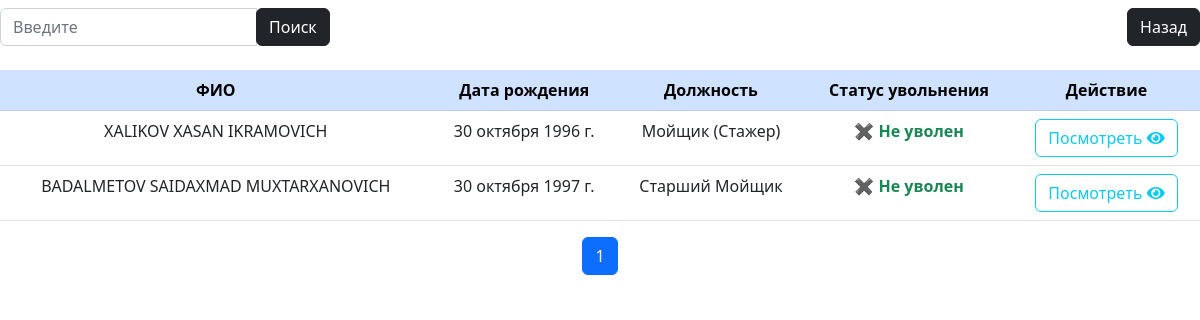
Page /employees/employees-list/ (signed in) on the committed database.
### employees/models.py (models this page shows, shortened)
class Employees(models.Model):
    GENDER_CHOICES = [
        ('Мужской', 'Мужской'),
        ('Женский', 'Женский'),
    ]
    FIRED_CHOICES = [
        (True, 'Да'),
        (False, 'Нет'),
    ]
    name_employees = models.CharField(max_length=255, verbose_name='ФИО', unique=True)
    position = models.ForeignKey(Positions, on_delete=models.CASCADE, verbose_name='Должность')
    birth_date = models.DateField(null=True, blank=True, verbose_name='Дата рождения')
    gender = models.CharField(max_length=10, choices=GENDER_CHOICES, verbose_name='Пол')
    phone_number = models.CharField(max_length=20, verbose_name='Номер телефона')
    address = models.TextField(blank=True, verbose_name='Адрес проживания')
    hire_date = models.DateField(null=True, blank=True, verbose_name='Дата приёма на работу')
    salary = models.DecimalField(max_digits=10, decimal_places=2, null=True, blank=True, verbose_name='Оклад')
    pinfl = models.CharField(max_length=14, verbose_name='ПИНФЛ')
    passport_number = models.CharField(max_length=50, verbose_name='Серия и № паспорта')
    passport_issued_by = models.CharField(max_length=200, verbose_name='Кем выдан паспорт')
    passport_issued_date = models.DateField(null=True, blank=True, verbose_name='Дата выдачи паспорта')
    fired = models.BooleanField(null=False, verbose_name='Статус увольнения')
    date_of_termination = models.DateField(null=True, blank=True, verbose_name='Дата увольнения')
    default_photo_path = 'employees_photos/default.png'
    photo = models.ImageField(upload_to='employees_photos/', null=True, blank=True, verbose_name='Фото',
                              default=default_photo_path)
    time_update = models.DateTimeField(auto_now=True, verbose_name='Время изменения')
    time_create = models.DateTimeField(auto_now_add=True, verbose_name='Время создания')
    class Meta:
        verbose_name = 'Сотрудник'
        verbose_name_plural = 'Сотрудники'
        ordering = ['-time_create', 'name_employees', 'fired']

class Positions(models.Model):
    name_positions = models.CharField(max_length=100, verbose_name='Название должности', unique=True)
    time_update = models.DateTimeField(auto_now=True, verbose_name='Время изменения')
    time_create = models.DateTimeField(auto_now_add=True, verbose_name='Время создания')
    def __str__(self):
        return self.name_positions
    class Meta:
        verbose_name = 'Должность'
        verbose_name_plural = 'Должности'
        ordering = ['-time_update', 'name_positions']

### employees/views.py (the view)
# urls.py: path('employees-list/', EmployeesListView.as_view(), name='employees_list'),
class EmployeesListView(LoginRequiredMixin, View):
    template_name = 'employees/employees_list.html'
    item_page = 20
    def get(self, request):
        employees = Employees.objects.all()
        paginator = Paginator(employees, self.item_page)
        page_number = request.GET.get('page')
        page = paginator.get_page(page_number)
        return render(request, self.template_name, {'page': page})

### employees/templates/employees/employees_list.html (shortened to what this page needs)
{% load static %}
<!DOCTYPE html>
<html lang="en">
<head>
    <link rel="stylesheet" href="https://cdn.jsdelivr.net/npm/bootstrap@5.2.3/dist/css/bootstrap.min.css"
>
    <link rel="stylesheet"
          href="https://cdnjs.cloudflare.com/ajax/libs/font-awesome/5.15.3/css/all.min.css"/>
</head>
<body>
<div class="d-flex justify-content-between align-items-center mt-2">
    <div class="input-group">
        <div class="input-group-append">
            <form action="{% url 'employees:employees_search' %}" method="GET">
                <div class="input-group">
                    <input type="text" class="form-control" name="query" placeholder="Введите">
                    <div class="input-group-append">
                        <button class="btn btn-dark" type="submit">Поиск</button>
                    </div>
                </div>
            </form>
        </div>
    </div>
    <a href="{% url 'carwash:main_menu' %}"
       class="btn btn-dark">Назад
    </a>
</div>
<table class="table table-hover mt-4">
    <thead>
    <tr>
        <th class="table-primary text-center"><strong>ФИО</strong></th>
        <th class="table-primary text-center"><strong>Дата рождения</strong></th>
        <th class="table-primary text-center"><strong>Должность</strong></th>
        <th class="table-primary text-center"><strong>Статус увольнения</strong></th>
        <th class="table-primary text-center"><strong>Действие</strong></th>
    </tr>
    </thead>
    <tbody>
    {% for employee in page %}
        <tr>
            <td class="text-center">{{ employee.name_employees }}</td>
            <td class="text-center">{{ employee.birth_date }}</td>
            <td class="text-center">{{ employee.position }}</td>
            <td class="text-center">
                {% if employee.fired %}
                    <span class="status-icon text-danger">&#10004;</span>
                    <strong class="text-danger">Уволен</strong>
                {% else %}
                    <span class="status-icon text-success">&#10006;</span>
                    <strong class="text-success">Не уволен</strong>
                {% endif %}
            </td>
            <td class="text-center">
                <a href="{% url 'employees:view_employees' employee.id %}" title="Посмотреть"
                   class="btn btn-outline-info">Посмотреть
                    <i class="fas fa-eye"></i>
                </a>
            </td>
        </tr>
    {% endfor %}
    </tbody>
</table>
<nav aria-label="Page navigation">
    <ul class="pagination justify-content-center">
        {% for page_num in page.paginator.page_range %}
            <li class="page-item {% if page_num == page.number %}active{% endif %}">
                <a class="page-link" href="?page={{ page_num }}">{{ page_num }}</a>
            </li>
        {% endfor %}
    </ul>
</nav>
</body>
</html>

### rows in the picture
Employees: name_employees "XALIKOV XASAN IKRAMOVICH", birth_date "30 октября 1996 г.", position "Мойщик (Стажер)", fired "Не уволен"
Employees: name_employees "BADALMETOV SAIDAXMAD MUXTARXANOVICH", birth_date "30 октября 1997 г.", position "Старший Мойщик", fired "Не уволен"

### other values in the picture
{{ page_num }} "1"
